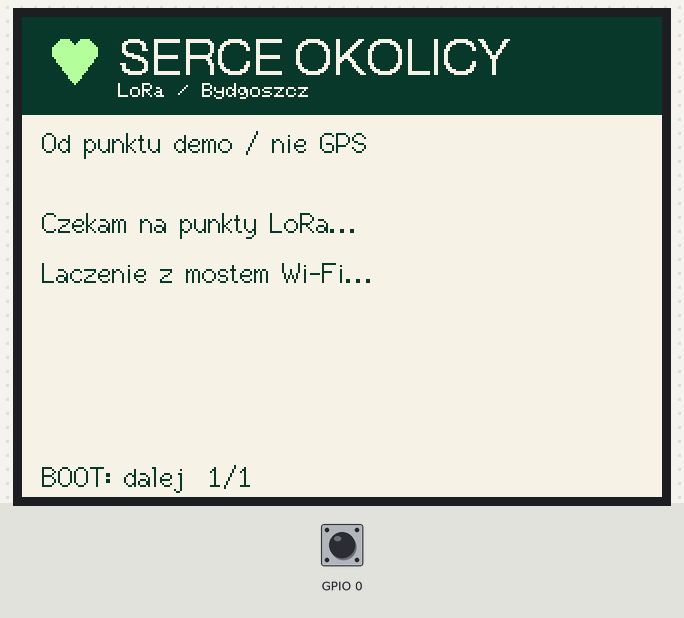
Recording of a program running on a simulated ESP32. Shown: 320×240 colour display. Inputs (shaded band) come from the test bench; at power-on: GPIO 0 HIGH. WiFi joins after 1.5 s; servers stay silent unless stated.

Above: at 0.3 s.
At 2.8 s:
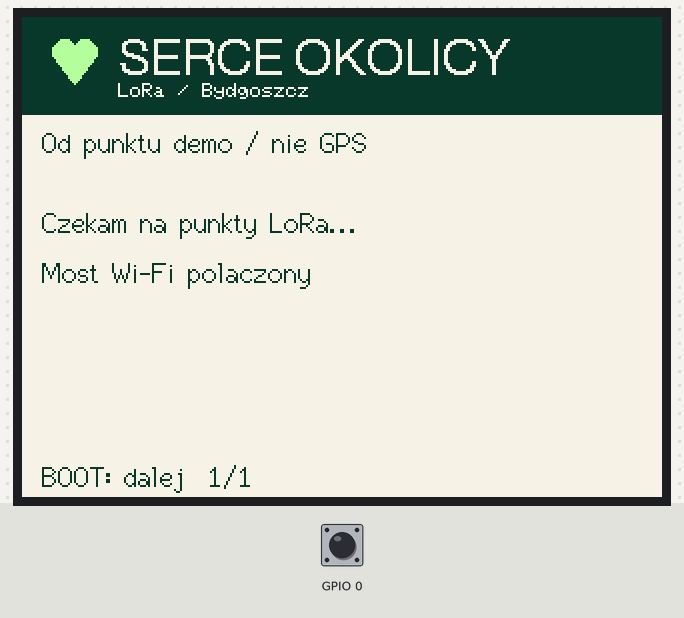
2.9 s: GPIO 0 pulled LOW for 0.15 s
4.5 s: GPIO 0 pulled LOW for 1 s
7.0 s: GPIO 0 pulled LOW for 0.15 s
8.6 s: GPIO 0 pulled LOW for 1 s
Timing chart, 0 to 11.6 s (numbered marks = the images above; inputs shaded):
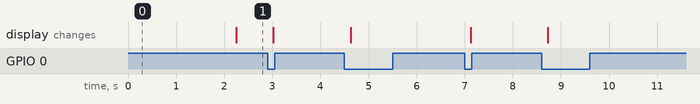

The program:

main.cpp
```cpp
#include <Arduino.h>
#include <WiFi.h>
#include <WiFiUdp.h>
#include <TFT_eSPI.h>
#include "records.h"
// Set true only when GPIO35 is wired to the Heltec receiver TX.
constexpr bool USE_UART = false;
TFT_eSPI tft;
WiFiUDP udp;
SiteList list;
String serialLine;
bool discardLine=false, oldButton=true;
size_t page=0;
uint32_t lastDraw=0,lastConnect=0;
constexpr uint16_t FOREST=0x09C5, PAPER=0xF79C, MINT=0xB7F3;
void draw() {
  tft.fillScreen(PAPER); tft.fillRect(0,0,320,49,FOREST);
  tft.fillCircle(21,17,6,MINT); tft.fillCircle(31,17,6,MINT); tft.fillTriangle(15,18,37,18,26,33,MINT);
  tft.setTextColor(PAPER,FOREST); tft.drawString("SERCE OKOLICY",48,10,4);
  tft.drawString("LoRa / Bydgoszcz",48,33,1);
  tft.setTextColor(FOREST,PAPER);
  tft.drawString("Od punktu demo / nie GPS",10,55,2);
  if(!list.count) { tft.drawString("Czekam na punkty LoRa...",10,95,2); tft.drawString(WiFi.isConnected()?"Most Wi-Fi polaczony":"Laczenie z mostem Wi-Fi...",10,120,2); }
  size_t pages=(list.count+2)/3; if(pages) page%=pages;
  for(size_t i=page*3;i<list.count && i<page*3+3;++i) {
    auto& s=list.sites[i]; int y=79+(i%3)*46;
    tft.fillRoundRect(8,y,304,43,5,TFT_WHITE); tft.setTextColor(FOREST,TFT_WHITE);
    tft.drawString(s.name.substring(0,29),14,y+3,2);
    String sub=String(unsigned(distanceM(s)))+"m  "+(uint32_t(millis()-s.seen)>STALE_MS?"STARE":"NIEZWERYF.");
    tft.drawString(sub,14,y+24,1);
    tft.drawString(s.note.substring(0,22),151,y+24,1);
  }
  tft.setTextColor(FOREST,PAPER);
  tft.drawString("BOOT: dalej  "+String(page+1)+"/"+String(pages?pages:1),10,222,2);
}
void setup() {
  Serial.begin(115200);
  if(USE_UART) Serial2.begin(115200,SERIAL_8N1,35,-1);
  pinMode(0,INPUT_PULLUP);
  tft.init(); tft.setRotation(1);
  WiFi.mode(WIFI_STA); WiFi.begin(AP_NAME,AP_PASSWORD); udp.begin(UDP_PORT); draw();
}
void loop() {
  int n=udp.parsePacket();
  if(n>0) {
    char b[MAX_PACKET+1]; int got=udp.read(b,MAX_PACKET);
    if(n<=int(MAX_PACKET) && got==n) { b[got]=0; list.add(String(b)); }
    while(udp.available()) udp.read();
  }
  while(USE_UART && Serial2.available()) {
    char c=Serial2.read();
    if(c=='\n') { if(!discardLine) list.add(serialLine); serialLine=""; discardLine=false; }
    else if(c!='\r' && !discardLine) { if(serialLine.length()<MAX_PACKET) serialLine+=c; else { discardLine=true; serialLine=""; } }
  }
  bool button=digitalRead(0);
  if(oldButton && !button) { ++page; draw(); delay(30); }
  oldButton=button;
  if(!WiFi.isConnected() && uint32_t(millis()-lastConnect)>15000) { WiFi.disconnect(); WiFi.begin(AP_NAME,AP_PASSWORD); lastConnect=millis(); }
  if(uint32_t(millis()-lastDraw)>1000) { draw(); lastDraw=millis(); }
  delay(5);
}
```
